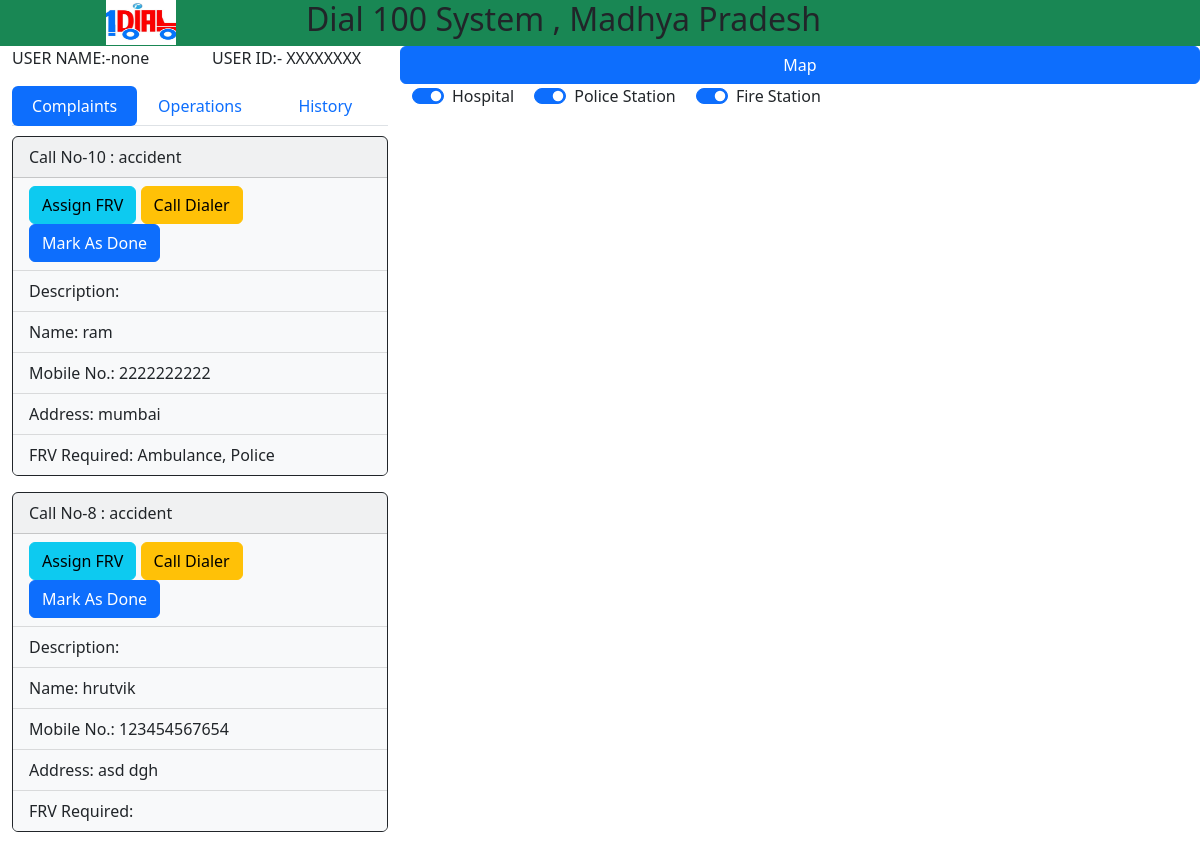
The page /form2 (upper part) on the database as committed earlier.
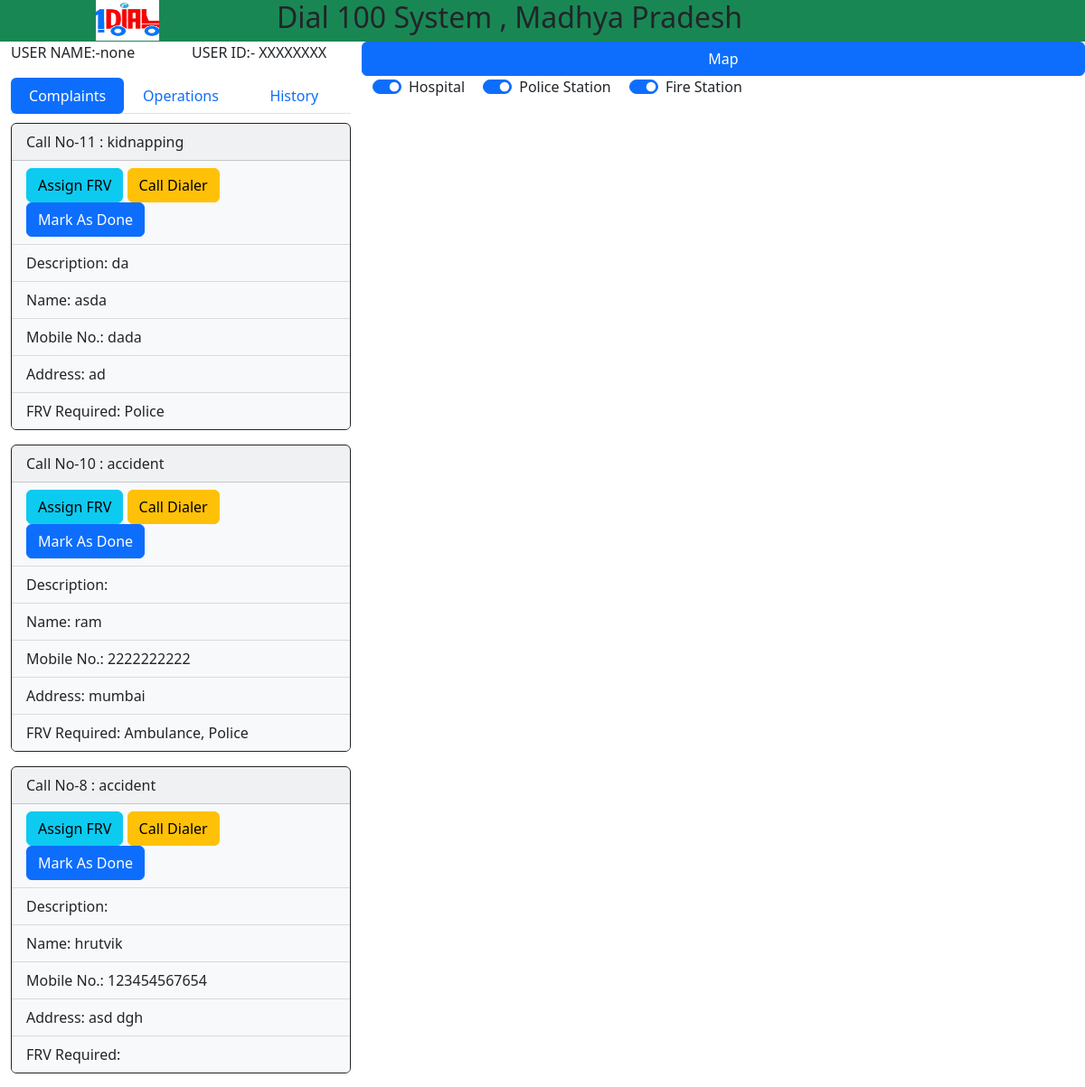
The same page on the database as committed later.
### form1/models.py (models this page shows)
class form1Detail(models.Model):
    Dialer_Name=models.CharField(max_length=300)
    Dialer_Address=models.TextField(max_length=500)
    Describe_call=models.TextField(max_length=500)
    Incident_Type=models.CharField(max_length=500)
    Phone_Number=models.CharField(max_length=20)
    Division=models.CharField(max_length=500)
    District=models.CharField(max_length=500)
    Incident_Address=models.TextField(max_length=500)
    frv_req=models.CharField(max_length=100)
    date = models.DateField()

### form1/views.py (the view)
# urls.py: path('form2', views.form2, name='Supervisor'),
def form2(request):
    datas = form1Detail.objects.all()
    operations = Operations.objects.all()
    history = History.objects.all()
    return render(request, 'supervisor.html', {'datas': datas[::-1], 'operations': operations[::-1], 'history': history[::-1],'user':user})

### template/supervisor.html (shortened to what the changed rows need)
<!DOCTYPE html>
<html lang="en">
    {% load static %}
<head>
    <link href="https://cdn.jsdelivr.net/npm/bootstrap@5.2.0/dist/css/bootstrap.min.css" rel="stylesheet"
>
</head>
<body>
    <div class="bg-success ">
        <div class="row ">
            <div class="col-md-6 ">
                <h2>Dial 100 System , Madhya Pradesh</h2>
            </div>
        </div>
    </div>
    <div class="container-fluid">
        <div class="row">
            <div class="col-sm-4">
                <div class="tab-content scroll" id="nav-tabContent">
                    <div class="tab-pane fade show active" id="nav-complaints" role="tabpanel"
                        aria-labelledby="nav-complaints-tab">
                        {% for data in datas%}
                        <div class="card border-dark bg-light mb-3">
                            <div class="card-header">Call No-{{data.id}} : {{data.Incident_Type}}</div>
                            <ul class="list-group list-group-flush">
                                <li class="list-group-item bg-light">
                                    <a class="btn btn-info">Assign FRV</a>
                                    <a class="btn btn-warning">Call Dialer</a>
                                    <a class="btn btn-primary" href="/movetohistory/{{data.id}}">Mark As Done</a>
                                </li>
                                <li class="list-group-item bg-light">Description: {{data.Describe_call}}</li>
                                <li class="list-group-item bg-light">Name: {{data.Dialer_Name}}</li>
                                <li class="list-group-item bg-light">Mobile No.: {{data.Phone_Number}}</li>
                                <li class="list-group-item bg-light">Address: {{data.Dialer_Address}}</li>
                                <li class="list-group-item bg-light">FRV Required: {{data.frv_req}}</li>
                            </ul>
                        </div>
                        {% endfor %}
                    </div>
                </div>
            </div>
        </div>
    </div>
</body>
</html>

Rows that differ between the two databases and show on the page:
added form1Detail: id "11", Incident_Type "kidnapping", Describe_call "da", Dialer_Name "asda", Phone_Number "dada", Dialer_Address "ad", frv_req "Police"
